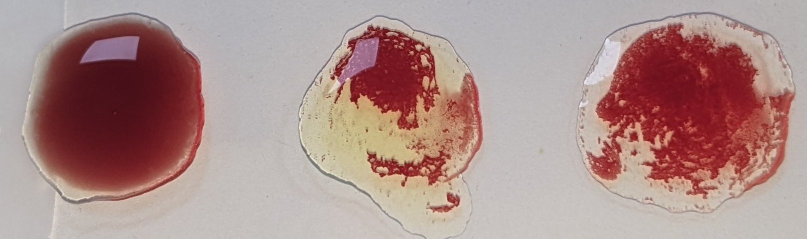
#> input picture data_backup/maubcong/mau100.jpg, 1614 x 477 px, given in place of mau1.jpg, which was not available (shown at 1/2 size)
$ python testdieukien.py
#> lines starting #> are read from the running program, lines starting #| are printed output that depends on the picture; after the words box and inside, x2 and y2 are one past the last pixel; in counts of white or black regions, pixels touching at a corner belong together; pictures that were not available may be replaced by others from this repository, and a replacement may not be noted
import cv2
import numpy as np
import statistics

def sosanh(image):
    A = image[:, 0:int(width / 3)]
    B = image[:, int(width / 3):int(width / 3 * 2)]
    C = image[:, int(width / 3 * 2):int(width)]

    hist, bin = np.histogram(A)
    print('')
    a = hist[-1]

    hist, bin = np.histogram(B)
    b = hist[-1]

    hist, bin = np.histogram(C)
    c = hist[-1]

    return a,b,c

for i in range(1,8):

    ten='mau%s.jpg'%i
    image = cv2.imread(ten)
#> image is the input picture: shape (477, 1614, 3); mean B, G, R 139.5, 142.9, 173
    img=cv2.cvtColor(image, cv2.COLOR_BGR2GRAY)
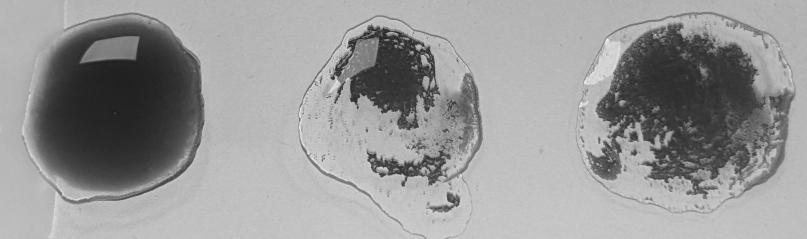
#> img: shape (477, 1614) (shown at 1/2 size); min 23, max 248, mean 151.5
    # get dimensions of image
    blurM = cv2.medianBlur(img, 5)
    edgeM = cv2.Canny(blurM, 100, 200)
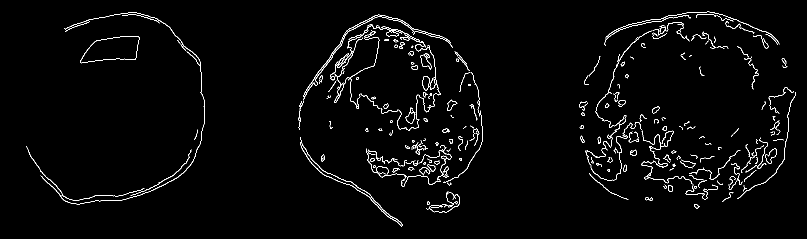
#> edgeM: shape (477, 1614) (shown at 1/2 size); 2.2% white in thin lines or dots, all inside (x1, y1, x2, y2) = (53, 23, 1592, 454)

    blurG = cv2.GaussianBlur(img, (9, 9), 0)
    edgeG = cv2.Canny(blurG, 50, 150)
#> edgeG: shape (477, 1614); 1.8% white in thin lines or dots, all inside (x1, y1, x2, y2) = (43, 24, 1593, 466)

    blurM2 = cv2.medianBlur(img, 5)
    edgeM2 = cv2.Canny(blurM2, 10, 150)
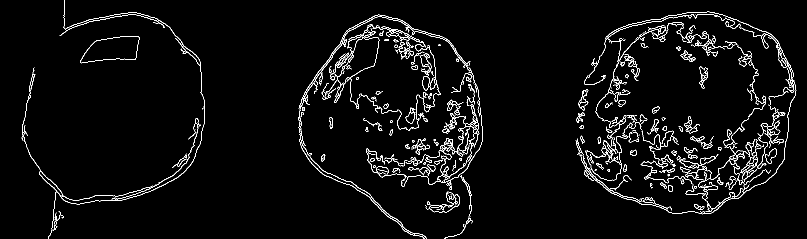
#> edgeM2: shape (477, 1614) (shown at 1/2 size); 3.5% white in thin lines or dots

    blurG2 = cv2.GaussianBlur(img, (9, 9), 0)
    edgeG2 = cv2.Canny(blurG2, 10, 100)
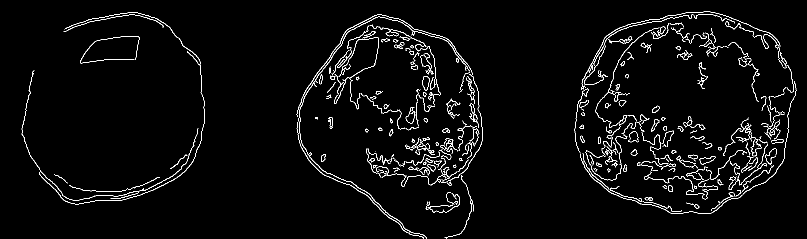
#> edgeG2: shape (477, 1614) (shown at 1/2 size); 2.9% white in thin lines or dots

    width = int(image.shape[1])
#> width = 1614

    img=edgeM
    img2=edgeG
    img3=edgeG2
    a,b,c=sosanh(edgeM)
#> in sosanh, `A = image[:, 0:int(width / 3)]`:
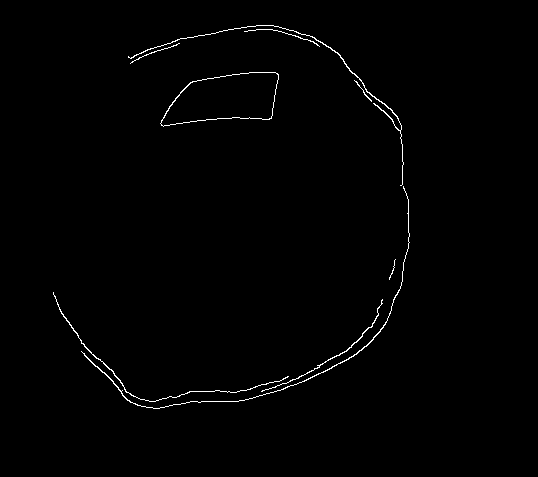
#> A: shape (477, 538); 0.82% white in thin lines or dots, all inside (x1, y1, x2, y2) = (53, 25, 410, 409)
#> in sosanh, `B = image[:, int(width / 3):int(width / 3 * 2)]`:
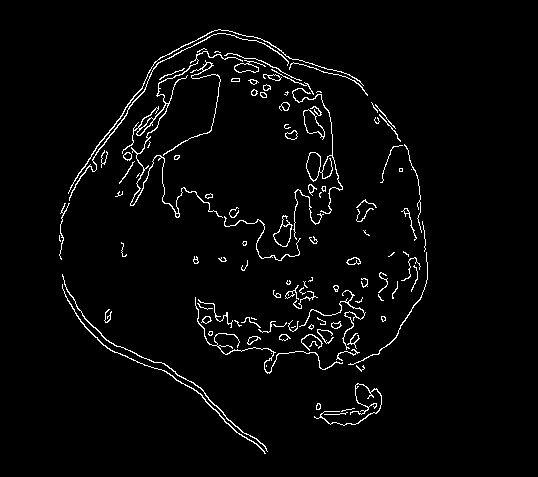
#> B: shape (477, 538); 3% white in thin lines or dots, all inside (x1, y1, x2, y2) = (59, 29, 428, 454)
#> in sosanh, `C = image[:, int(width / 3 * 2):int(width)]`:
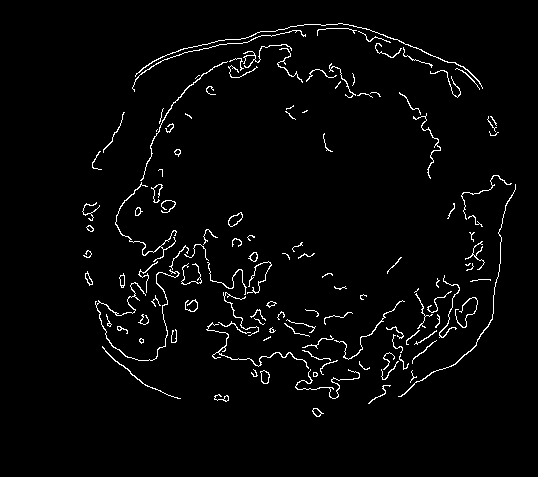
#> C: shape (477, 538); 2.7% white in thin lines or dots, all inside (x1, y1, x2, y2) = (82, 23, 516, 417)
#> in sosanh, `hist, bin = np.histogram(A)`: hist = [254523, 0, 0, 0, 0, 0, 0, 0, 0, 2103]; bin = [0, 25.5, 51, 76.5, 102, 127.5, 153, 178.5, 204, 229.5, 255]
#> in sosanh, `a = hist[-1]`: a = 2103
#> in sosanh, `hist, bin = np.histogram(B)`: hist = [249048, 0, 0, 0, 0, 0, 0, 0, 0, 7578]
#> in sosanh, `b = hist[-1]`: b = 7578
#> in sosanh, `hist, bin = np.histogram(C)`: hist = [249684, 0, 0, 0, 0, 0, 0, 0, 0, 6942]
#> in sosanh, `c = hist[-1]`: c = 6942
#> a = 2103; b = 7578; c = 6942
    print(ten+',%s,%s,%s'%(a,b,c))
#| mau1.jpg,2103,7578,6942

    '''
    print("Filter edgeG")
    sosanh(edgeG)
    print("Filter edgeG2")
    sosanh(edgeG2)
    '''
#> pass 2 of the loop `for i in range(1,8):`:
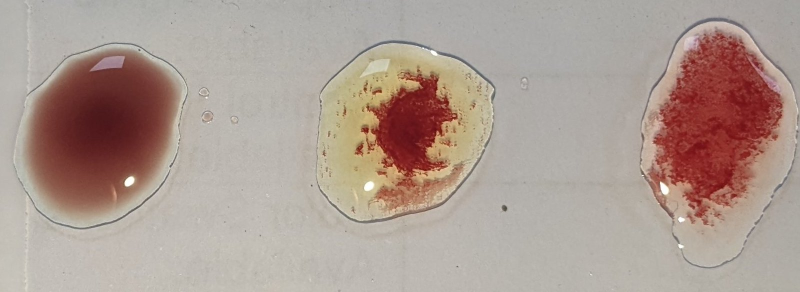
#> input picture data_backup/maubcong/mau101.jpg, 1600 x 584 px, given in place of mau2.jpg, which was not available (shown at 1/2 size)
#> image is the input picture: shape (584, 1600, 3); mean B, G, R 146.7, 155.7, 173.1
#> img: shape (584, 1600)
#> blurM: shape (584, 1600)
#> `edgeM = cv2.Canny(blurM, 100, 200)`:
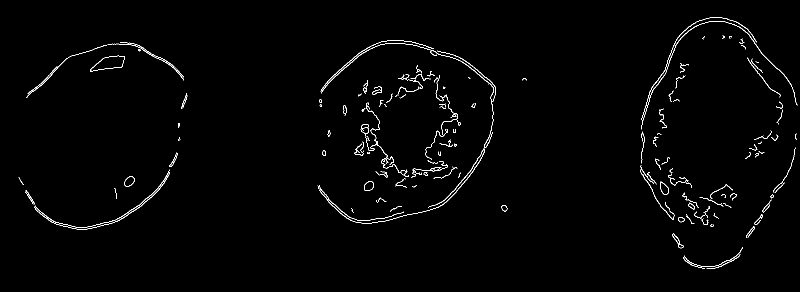
#> edgeM: shape (584, 1600) (shown at 1/2 size); 1.2% white in thin lines or dots, all inside (x1, y1, x2, y2) = (37, 35, 1595, 538)
#> blurG: shape (584, 1600)
#> edgeG: shape (584, 1600); 1.1% white in thin lines or dots, all inside (x1, y1, x2, y2) = (36, 35, 1598, 497)
#> edgeM2: shape (584, 1600); 2.4% white in thin lines or dots, all inside (x1, y1, x2, y2) = (26, 35, 1600, 538)
#> edgeG2: shape (584, 1600); 1.9% white in thin lines or dots, all inside (x1, y1, x2, y2) = (26, 35, 1598, 538)
#> A: shape (584, 533); 0.67% white in thin lines or dots, all inside (x1, y1, x2, y2) = (37, 84, 375, 460)
#> B: shape (584, 533); 1.6% white in thin lines or dots, all inside (x1, y1, x2, y2) = (102, 80, 521, 447)
#> in sosanh (call 2), `C = image[:, int(width / 3 * 2):int(width)]`:
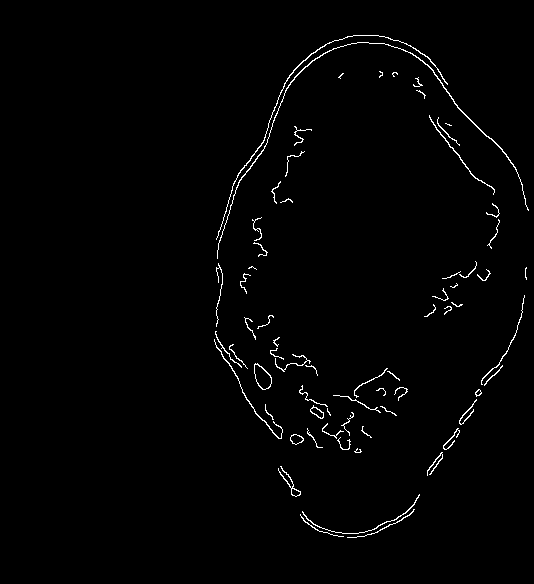
#> C: shape (584, 534); 1.3% white in thin lines or dots, all inside (x1, y1, x2, y2) = (214, 35, 529, 538)
#> in sosanh (call 2), `hist, bin = np.histogram(A)`: hist = [309183, 0, 0, 0, 0, 0, 0, 0, 0, 2089]
#> in sosanh (call 2), `a = hist[-1]`: a = 2089
#> in sosanh (call 2), `hist, bin = np.histogram(B)`: hist = [306275, 0, 0, 0, 0, 0, 0, 0, 0, 4997]
#> in sosanh (call 2), `b = hist[-1]`: b = 4997
#> in sosanh (call 2), `hist, bin = np.histogram(C)`: hist = [307782, 0, 0, 0, 0, 0, 0, 0, 0, 4074]
#> in sosanh (call 2), `c = hist[-1]`: c = 4074
#> `a,b,c=sosanh(edgeM)`: a = 2089; b = 4997; c = 4074
#| mau2.jpg,2089,4997,4074
#> (the run stopped early here; a loop or call above may not have finished)
